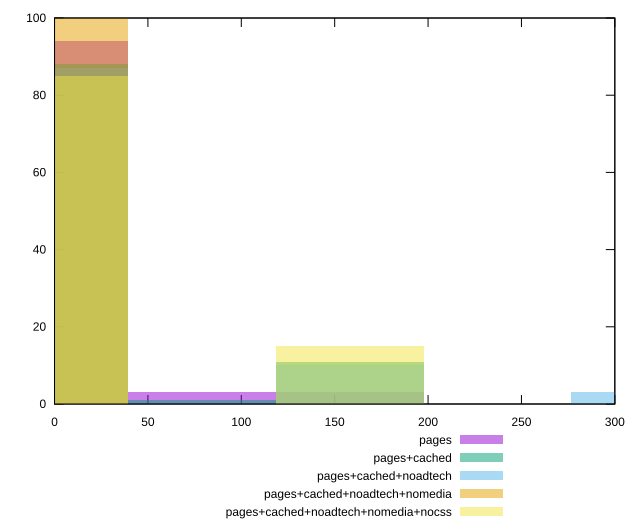

Recreate this plot in gnuplot.
reset

$pages <<EOF
0 94
79.0834865175191 3
158.1669730350382 3
EOF

$pagesCached <<EOF
0 88
158.1669730350382 11
79.0834865175191 1
EOF

$pagesCachedNoadtech <<EOF
316.3339460700764 3
0 87
158.1669730350382 10
EOF

$pagesCachedNoadtechNomedia <<EOF
0 100
EOF

$pagesCachedNoadtechNomediaNocss <<EOF
0 85
158.1669730350382 15
EOF

set key outside below
set boxwidth 79.0834865175191
set xrange [0:300]
set yrange [0:100]
set trange [0:100]
set style fill transparent solid 0.5 noborder
set terminal svg size 640, 530 enhanced background rgb 'white'
set output "report_00019_2021-02-10T18-14-37.922Z//unminified-javascript/comparison/histogram/all_raw.svg"

plot $pages title "pages" with boxes, \
     $pagesCached title "pages+cached" with boxes, \
     $pagesCachedNoadtech title "pages+cached+noadtech" with boxes, \
     $pagesCachedNoadtechNomedia title "pages+cached+noadtech+nomedia" with boxes, \
     $pagesCachedNoadtechNomediaNocss title "pages+cached+noadtech+nomedia+nocss" with boxes

reset
